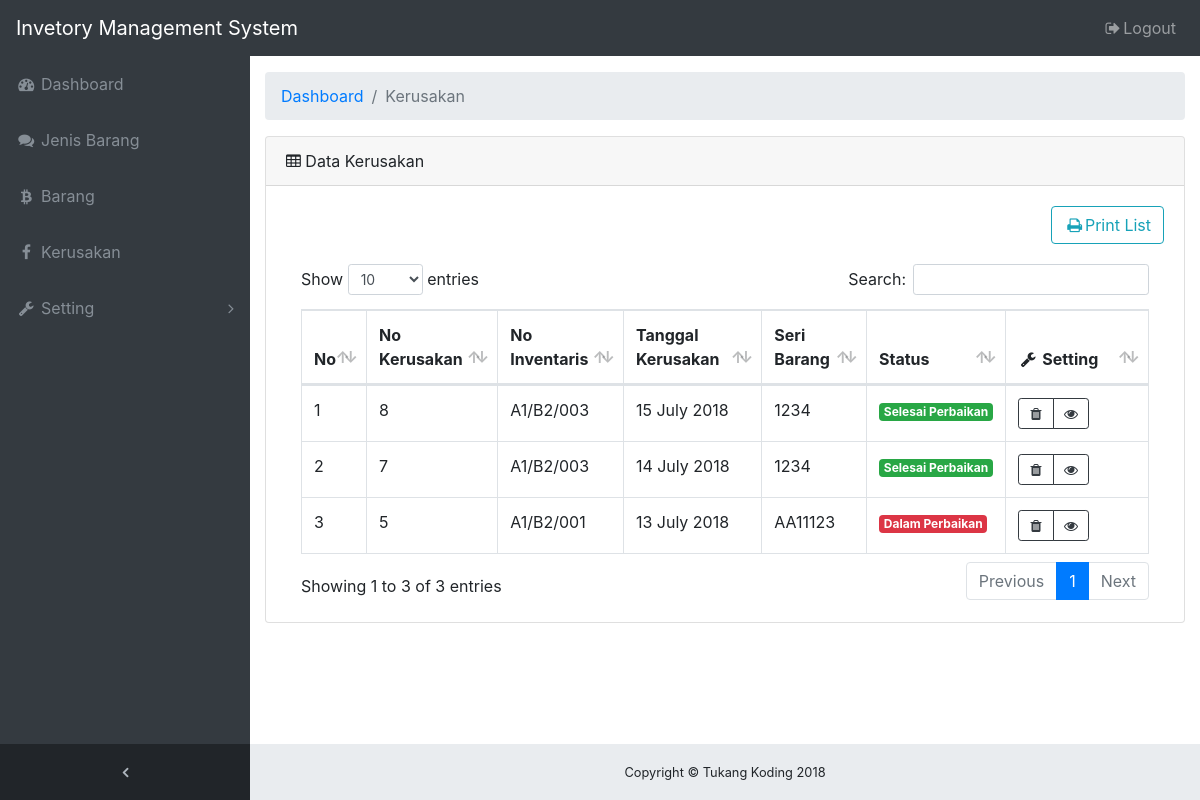
Screenshot of /kerusakan.php (signed in) with the database file from the repository.
### tables this page shows
CREATE TABLE `kerusakan` (
  `no_kerusakan` int(11) NOT NULL,
  `tgl_kerusakan` date NOT NULL,
  `tgl_perbaikan` date DEFAULT NULL,
  `harga_perbaikan` int(11) DEFAULT NULL,
  `status` varchar(20) NOT NULL,
  `keterangan` varchar(100) DEFAULT NULL,
  `user_entry` varchar(30) NOT NULL,
  `user_edit` varchar(30) DEFAULT NULL,
  `no_inventaris` varchar(30) NOT NULL
);

CREATE TABLE `barang` (
  `no_inventaris` text NOT NULL,
  `no_inventaris_lama` text,
  `seri_barang` varchar(50) NOT NULL,
  `spesifikasi` text,
  `os` varchar(5) DEFAULT NULL,
  `office` varchar(5) DEFAULT NULL,
  `antivirus` varchar(5) DEFAULT NULL,
  `outdoor_indoor` varchar(7) NOT NULL,
  `status` varchar(5) NOT NULL,
  `keterangan` varchar(100) DEFAULT NULL,
  `user_entry` varchar(100) NOT NULL,
  `user_edit` varchar(100) DEFAULT NULL,
  `id_pengguna` int(11) DEFAULT NULL,
  `kode_lokasi` varchar(11) NOT NULL,
  `kode_barang` int(11) NOT NULL,
  `kode_divisi` int(11) DEFAULT NULL
);

### kerusakan.php (the view, shortened to what this page needs)
<?php require_once 'includes/header.php';
include_once 'php_action/deleteKerusakan.php';
?>
<div class="content-wrapper">
  <div class="container-fluid">
    <ol class="breadcrumb">
      <li class="breadcrumb-item">
        <a href="dashboard.php">Dashboard</a>
      </li>
      <li class="breadcrumb-item active">Kerusakan</li>
    </ol>
    <div class="card mb-3">
      <div class="card-header">
        <i class="fa fa-table"></i> Data Kerusakan</div>
      <div class="card-body">
        <div class="pull pull-right" style="padding-bottom:20px;">
          <a class="btn btn-outline-info" href="printListKerusakan.php"> <i class="fa fa-print fa-fw"></i>Print List</a>
        </div>
        <div class="table-responsive">
          <table class="table table-bordered" id="DataTables" width="100%" cellspacing="0">
            <thead>
              <tr>
                <th style="width:5px">No</th>
                <th>No Kerusakan</th>
                <th>No Inventaris</th>
                <th>Tanggal Kerusakan</th>
                <th>Seri Barang</th>
                <th>Status</th>
                <th style="width:100px"><i class="fa fa-fw fa-wrench"></i> Setting</th>
              </tr>
            </thead>
            <tbody>
              <?php
              $fetchKerusakanSql = "SELECT kerusakan.no_kerusakan, barang.no_inventaris, kerusakan.tgl_kerusakan, barang.seri_barang, kerusakan.status, kerusakan.keterangan, kerusakan.tgl_perbaikan, kerusakan.harga_perbaikan
              FROM kerusakan INNER JOIN barang ON kerusakan.no_inventaris = barang.no_inventaris ORDER BY no_kerusakan DESC";
              $fetchKerusakan = $connect->query($fetchKerusakanSql);
              if ($fetchKerusakan->num_rows > 0) {
                $no = 1;
                while ($rowKerusakan = $fetchKerusakan->fetch_array()) {
                  $tanggal_a = date('d F Y', strtotime($rowKerusakan[2]));
                  if ($rowKerusakan[6] == null) {
                    $tanggal_b = "-";
                  }
                  else {
                    $tanggal_b = date('d F Y', strtotime($rowKerusakan[6]));
                  }
                  ?>
                  <tr>
                    <td><?php echo $no++; ?></td>
                    <td><?= $rowKerusakan[0]; ?></td>
                    <td><?= $rowKerusakan[1]; ?></td>
                    <td><?= date('d F Y', strtotime($rowKerusakan[2])); ?></td>
                    <td><?= $rowKerusakan[3]; ?></td>
                    <td><?php
                    if ($rowKerusakan[4] == 1) {
                      echo "<span class='badge badge-success'>Selesai Perbaikan</span>";
                    }
                    else {
                      echo "<span class='badge badge-danger'>Dalam Perbaikan</span>";
                    } ?></td>
                    <?php
                      if ($_SESSION['role_level'] != 'admin') {
                        ?>
                        <td>
                         <?php
                         if ($rowKerusakan[4] == 0) {
                           ?>
                           <div class="btn-group">
                             <button class="btn btn-outline-dark btn-sm" data-toggle="modal" data-target="#viewKerusakan" data-a="<?=$rowKerusakan[0]?>" data-b="<?=$rowKerusakan[1]?>" data-c="<?=$tanggal_a?>" data-d="<?=$rowKerusakan[3]?>" data-e="<?=$rowKerusakan[4]?>" data-f="<?=$rowKerusakan[5]?>" data-g="<?=$tanggal_b?>" data-h="<?=$rowKerusakan[7]?>" onclick="viewKerusakan(this)"> <i class="fa fa-fw fa-eye"></i></button>
                             <button data-target="#finishKerusakan" data-toggle="modal" class="btn btn-outline-dark btn-sm" type="button" data-id="<?=$rowKerusakan[0]?>" data-no_inventaris="<?=$rowKerusakan[1]?>" onclick="finishKerusakan(this);" ><i class="fa fa-fw fa-check"></i></button>
                             <button class="btn btn-outline-dark btn-sm" data-toggle="modal" data-target="#editKerusakan" data-a="<?=$rowKerusakan[0]?>" data-b="<?=$rowKerusakan[1]?>" data-c="<?=$rowKerusakan[2]?>" data-d="<?=$rowKerusakan[3]?>" data-e="<?=$rowKerusakan[4]?>" data-f="<?=$rowKerusakan[5]?>" data-g="<?=$rowKerusakan[6]?>" data-h="<?=$rowKerusakan[7]?>" onclick="editKerusakan(this)"> <i class="fa fa-fw fa-edit"></i></button>
                           </div>
                           <?php
                         }
                         else {
                           ?>
                           <div class="btn-group">
                             <button class="btn btn-outline-dark btn-sm" data-toggle="modal" data-target="#viewKerusakan" data-a="<?=$rowKerusakan[0]?>" data-b="<?=$rowKerusakan[1]?>" data-c="<?=$tanggal_a?>" data-d="<?=$rowKerusakan[3]?>" data-e="<?=$rowKerusakan[4]?>" data-f="<?=$rowKerusakan[5]?>" data-g="<?=$tanggal_b?>" data-h="<?=$rowKerusakan[7]?>" onclick="viewKerusakan(this)"> <i class="fa fa-fw fa-eye"></i></button>
                             <button class="btn btn-outline-dark btn-sm" data-toggle="modal" data-target="#editKerusakan" data-a="<?=$rowKerusakan[0]?>" data-b="<?=$rowKerusakan[1]?>" data-c="<?=$rowKerusakan[2]?>" data-d="<?=$rowKerusakan[3]?>" data-e="<?=$rowKerusakan[4]?>" data-f="<?=$rowKerusakan[5]?>" data-g="<?=$rowKerusakan[6]?>" data-h="<?=$rowKerusakan[7]?>" onclick="editKerusakan(this)"> <i class="fa fa-fw fa-edit"></i></button>
                           </div>
                           <?php
                         }
                           ?>
                        </td>
                        <?php
                      }
                      else {
                        ?>
                        <td>
                          <div class="btn-group">
                            <button data-target="#deleteKerusakan" data-toggle="modal" class="btn btn-outline-dark btn-sm" type="button" data-id="<?=$rowKerusakan[0]?>" data-no_inventaris="<?=$rowKerusakan[1]?>" onclick="deleteKerusakan(this);" ><i class="fa fa-fw fa-trash"></i></button>
                            <button class="btn btn-outline-dark btn-sm" data-toggle="modal" data-target="#viewKerusakan" data-a="<?=$rowKerusakan[0]?>" data-b="<?=$rowKerusakan[1]?>" data-c="<?=$tanggal_a?>" data-d="<?=$rowKerusakan[3]?>" data-e="<?=$rowKerusakan[4]?>" data-f="<?=$rowKerusakan[5]?>" data-g="<?=$tanggal_b?>" data-h="<?=$rowKerusakan[7]?>" onclick="viewKerusakan(this)"> <i class="fa fa-fw fa-eye"></i></button>
                          </div>
                        </td>
                        <?php
                      }
                    ?>
                  </tr>
                  <?php
                }
              }
              ?>
            </tbody>
          </table>
        </div>
      </div>
    </div>
  </div>
</div>
<?php require_once 'includes/footer.php'; ?>

### includes/header.php (shortened to what this page needs)
<!DOCTYPE html>
<html>
  <head>
    <link href="assets/bootstrap/css/bootstrap.min.css" rel="stylesheet">
    <link href="assets/font-awesome/css/font-awesome.min.css" rel="stylesheet" type="text/css">
    <link href="assets/datatables/dataTables.bootstrap4.css" rel="stylesheet">
    <link href="assets/custom/custom.css" rel="stylesheet">
  </head>
  <body class="fixed-nav sticky-footer bg-dark">
    <nav class="navbar navbar-expand-lg navbar-dark bg-dark fixed-top" id="mainNav">
      <a class="navbar-brand" href="index.html">Invetory Management System</a>
      <div class="collapse navbar-collapse" id="navbarResponsive">
        <ul class="navbar-nav navbar-sidenav" id="exampleAccordion">
          <li class="nav-item" data-toggle="tooltip" data-placement="right" title="Dashboard">
            <a class="nav-link" href="dashboard.php">
              <i class="fa fa-fw fa-dashboard"></i>
              <span class="nav-link-text">Dashboard</span>
            </a>
          </li>
          <li class="nav-item" data-toggle="tooltip" data-placement="right" title="Jenis Barang">
            <a class="nav-link" href="jenis_barang.php">
              <i class="fa fa-fw fa-comments"></i>
              <span class="nav-link-text">Jenis Barang</span>
            </a>
          </li>
          <li class="nav-item" data-toggle="tooltip" data-placement="right" title="Barang">
            <a class="nav-link" href="barang.php">
              <i class="fa fa-fw fa-btc"></i>
              <span class="nav-link-text">Barang</span>
            </a>
          </li>
          <li class="nav-item" data-toggle="tooltip" data-placement="right" title="Kerusakan">
            <a class="nav-link" href="kerusakan.php">
              <i class="fa fa-fw fa-facebook"></i>
              <span class="nav-link-text">Kerusakan</span>
            </a>
          </li>
          <li class="nav-item" data-toggle="tooltip" data-placement="right" title="Produk">
            <a class="nav-link nav-link-collapse collapsed" data-toggle="collapse" href="#collapseOrders1" data-parent="#exampleAccordion1">
              <i class="fa fa-fw fa-wrench"></i>
              <span class="nav-link-text">Setting</span>
            </a>
          </li>
        </ul>
        <ul class="navbar-nav sidenav-toggler">
          <li class="nav-item">
            <a class="nav-link text-center" id="sidenavToggler">
              <i class="fa fa-fw fa-angle-left"></i>
            </a>
          </li>
        </ul>
        <ul class="navbar-nav ml-auto">
          <li class="nav-item">
            <a class="nav-link" data-toggle="modal" data-target="#exampleModal">
              <i class="fa fa-fw fa-sign-out"></i>Logout</a>
          </li>
        </ul>
      </div>
    </nav>

### includes/footer.php (shortened to what this page needs)
<footer class="sticky-footer">
  <div class="container">
    <div class="text-center">
      <small>Copyright © Tukang Koding 2018 </small>
    </div>
  </div>
</footer>
</body>
</html>

### assets/custom/custom.css (style rules this page uses)
html { position: relative; min-height: 100%; }
body { overflow-x: hidden; }
body.sticky-footer { margin-bottom: 56px; }
body.sticky-footer .content-wrapper { min-height: calc(100vh - 56px - 56px); }
body.fixed-nav { padding-top: 56px; }
.content-wrapper { min-height: calc(100vh - 56px); padding-top: 1rem; }
#mainNav .navbar-collapse { overflow: auto; max-height: 75vh; }
#mainNav .navbar-collapse .navbar-nav .nav-item .nav-link { cursor: pointer; }
#mainNav .navbar-collapse .navbar-sidenav .nav-link-collapse:after { float: right; content: '\f107'; font-family: 'FontAwesome'; }
#mainNav .navbar-collapse .navbar-sidenav .nav-link-collapse.collapsed:after { content: '\f105'; }
#mainNav .navbar-collapse .sidenav-toggler { display: none; }
@media (min-width: 992px) { #mainNav .navbar-brand { width: 250px; } }
@media (min-width: 992px) { #mainNav .navbar-collapse { overflow: visible; max-height: none; } }
@media (min-width: 992px) { #mainNav .navbar-collapse .navbar-sidenav { position: absolute; top: 0; left: 0; -webkit-flex-direction: column; -ms-flex-direction: column; flex-direction: column; margin-top: 56px; } }
@media (min-width: 992px) { #mainNav .navbar-collapse .navbar-sidenav > .nav-item { width: 250px; padding: 0; } }
@media (min-width: 992px) { #mainNav .navbar-collapse .navbar-sidenav > .nav-item > .nav-link { padding: 1em; } }
#mainNav.fixed-top .sidenav-toggler { display: none; }
@media (min-width: 992px) { #mainNav.fixed-top .navbar-sidenav { height: calc(100vh - 112px); } }
@media (min-width: 992px) { #mainNav.fixed-top .sidenav-toggler { position: absolute; top: 0; left: 0; display: flex; -webkit-flex-direction: column; -ms-flex-direction: column; flex-direction: column; margin-top: calc(100vh - 56px); } }
@media (min-width: 992px) { #mainNav.fixed-top .sidenav-toggler > .nav-item { width: 250px; padding: 0; } }
@media (min-width: 992px) { #mainNav.fixed-top .sidenav-toggler > .nav-item > .nav-link { padding: 1em; } }
#mainNav.fixed-top.navbar-dark .sidenav-toggler { background-color: #212529; }
#mainNav.fixed-top.navbar-dark .sidenav-toggler a i { color: #adb5bd; }
.content-wrapper { overflow-x: hidden; background: white; }
@media (min-width: 992px) { .content-wrapper { margin-left: 250px; } }
#sidenavToggler i { font-weight: 800; }
#mainNav.navbar-dark .navbar-collapse .navbar-sidenav .nav-link-collapse:after { color: #868e96; }
#mainNav.navbar-dark .navbar-collapse .navbar-sidenav > .nav-item > .nav-link { color: #868e96; }
@media (min-width: 992px) { #mainNav.navbar-dark .navbar-collapse .navbar-sidenav { background: #343a40; } }
footer.sticky-footer { position: absolute; right: 0; bottom: 0; width: 100%; height: 56px; background-color: #e9ecef; line-height: 55px; }
@media (min-width: 992px) { footer.sticky-footer { width: calc(100% - 250px); } }

### rows the page displays
kerusakan: no_kerusakan "8", barang.no_inventaris "A1/B2/003", tgl_kerusakan "15 July 2018", barang.seri_barang "1234", status "Selesai Perbaikan"
kerusakan: no_kerusakan "7", barang.no_inventaris "A1/B2/003", tgl_kerusakan "14 July 2018", barang.seri_barang "1234", status "Selesai Perbaikan"
kerusakan: no_kerusakan "5", barang.no_inventaris "A1/B2/001", tgl_kerusakan "13 July 2018", barang.seri_barang "AA11123", status "Dalam Perbaikan"
